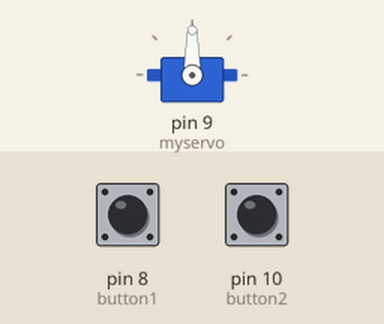
This sketch was run on a simulated Arduino Uno, built with avr-gcc and run on an emulated ATmega328P. Parts: servo. The test bench sets the inputs (shaded band); at power-on: pin 8 (button1) LOW, pin 10 (button2) LOW.

Above: at 1.2 s.
1.3 s: pin 8 (button1) pulled HIGH for 0.15 s
At 1.8 s:
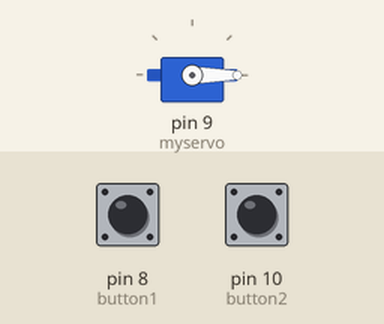
2.9 s: pin 10 (button2) pulled HIGH for 1 s
At 3.8 s:
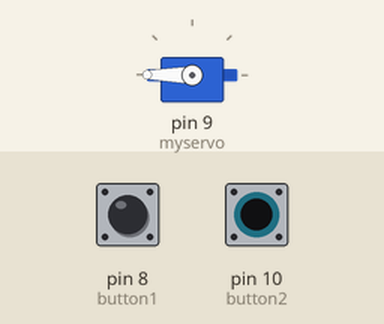
Timing chart, 0 to 5.9 s (numbered marks = the images above; inputs shaded):
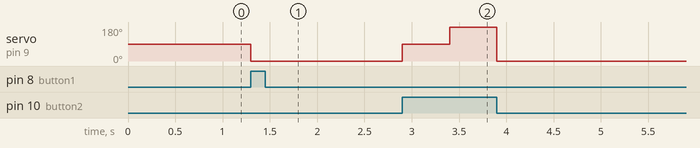

Measured:
- after the input at 1.3 s, servo on pin 9 (myservo): 90° → 0° at once
- after the input at 2.9 s, servo on pin 9 (myservo): 0° → 90° at once, → 180° 0.50 s later, → 0° 0.50 s later

The sketch:

elevadorBoton.ino
```cpp
#include <Servo.h>

Servo myservo;

int button1 = 8;
int button2 = 10;
int pos=90;

void setup() {
  myservo.attach(9);
  pinMode(button1, INPUT);
  pinMode(button2, INPUT);
  myservo.write(90);
  Serial.begin(9600);
}

void loop() {
  if (digitalRead(button2) == HIGH) {
    if (pos < 180) {
      pos += 90;
      myservo.write(pos);
      delay(500);
      myservo.write(0);
    }
  }
  if (digitalRead(button1) == HIGH) {
    if (pos > 0) {
      pos -= 90;
      myservo.write(pos);
      delay(500);
      myservo.write(0);
    }
  }


}
```
